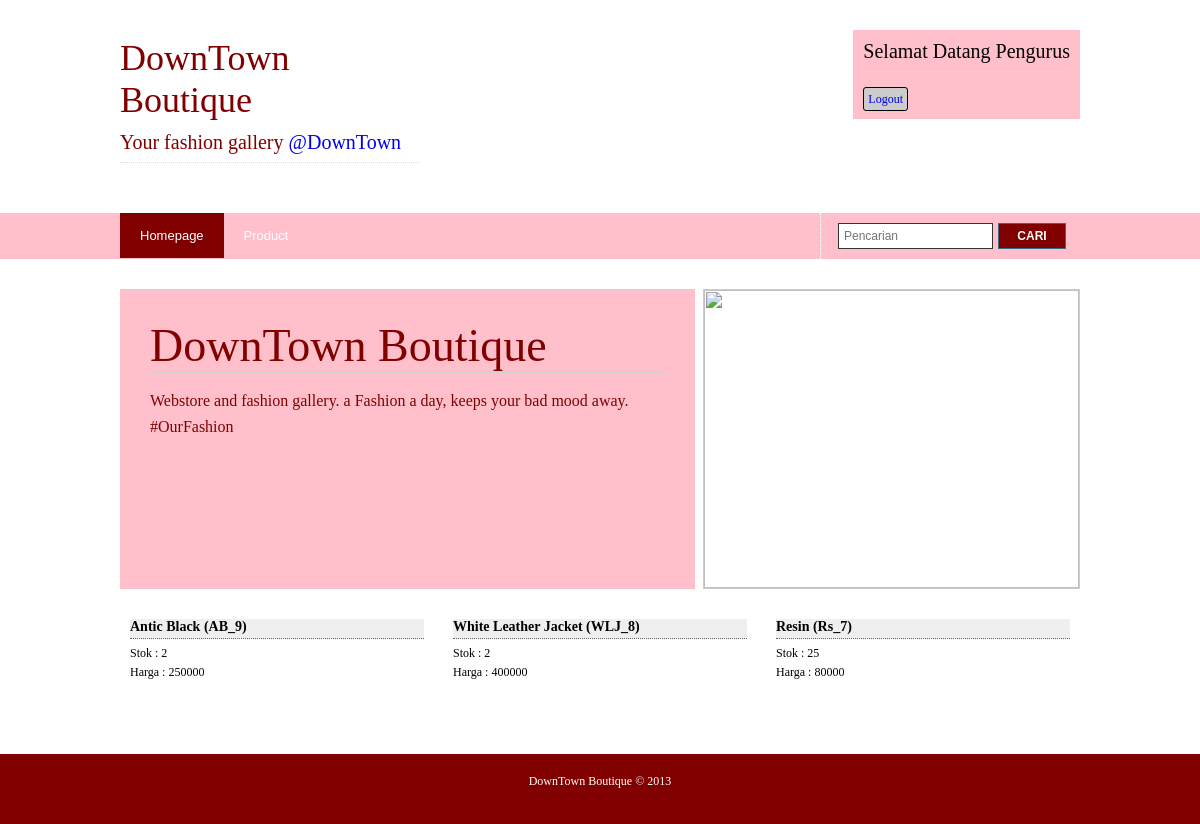
The page / (signed in) on the database its author committed.
### tables this page shows
CREATE TABLE IF NOT EXISTS `barang` (
  `id_barang` int(3) NOT NULL DEFAULT '0',
  `nama_barang` varchar(30) NOT NULL,
  `stok_barang` int(2) NOT NULL,
  `harga_jual` int(7) NOT NULL,
  PRIMARY KEY (`id_barang`)
);

### includes/contents.php (the view, shortened to what this page needs)
<div class="wrapper col4">
	<div id="services">
		<br class="clear" />
		<ul>
			<?php
				$barang = mysql_query('SELECT * FROM barang ORDER BY id_barang DESC LIMIT 3') or die(mysql_error());
				$mulai=1;
				while($b = mysql_fetch_array($barang)){
					if($mulai == 3){ echo "<li class=\"last\">"; }else{ echo "<li>";}
					echo "<div>
					<h2>$b[nama_barang]</h2>
					<p>Stok : $b[stok_barang]<br>
					Harga : $b[harga_jual]</p>";
					echo "</div></li>";
					$mulai++;
				}
			?>
		</ul>
		<br class="clear" />
		<br class="clear" />
	</div>
</div>

### styles/layout.css (style rules this page uses)
body { margin:0; padding:0; font-size:12px; font-family:comic sans ms; color:#FFFFFF; background-color:#29313C; }
div.wrapper { display:block; width:100%; margin:0; text-align:left; }
div.wrapper h1, div.wrapper h2, div.wrapper h3, div.wrapper h4, div.wrapper h5, div.wrapper h6 { margin:0 0 20px 0; padding:0 0 8px 0; font-size:20px; font-weight:normal; font-family:Georgia, "Times New Roman", Times, serif; border-bottom:1px dotted #DDDDDD; }
.col3, .col4, .col5 { color:black; background-color:#FFFFFF; }
#header, #topbar, #intro, #services, #breadcrumb, #container, #footer, #copyright { position:relative; margin:0 auto 0; display:block; width:960px; }
#services ul, #services p, #services h2, #services img { margin:0; padding:0; list-style:none; }
#services ul li { margin-bottom:10px; }
#services li { display:block; float:left; width:294px; height:100px; margin:0 9px 0 0; padding:10px; color:black; background-color:white; }
#services li.last { margin-right:0; }
#services h2 { margin:0 0 5px 0; padding:0 0 3px 0; font-size:14px; font-weight:bold; color:black; background-color:#EFEFEF; border-bottom-color:#666666; }
#services p { margin:0; padding:0; line-height:1.6em; }

### rows shown on the page
barang: nama_barang "Antic Black (AB_9)", stok_barang "2", harga_jual "250000"
barang: nama_barang "White Leather Jacket (WLJ_8)", stok_barang "2", harga_jual "400000"
barang: nama_barang "Resin (Rs_7)", stok_barang "25", harga_jual "80000"

### other values the page prints
$p "Pengurus"
